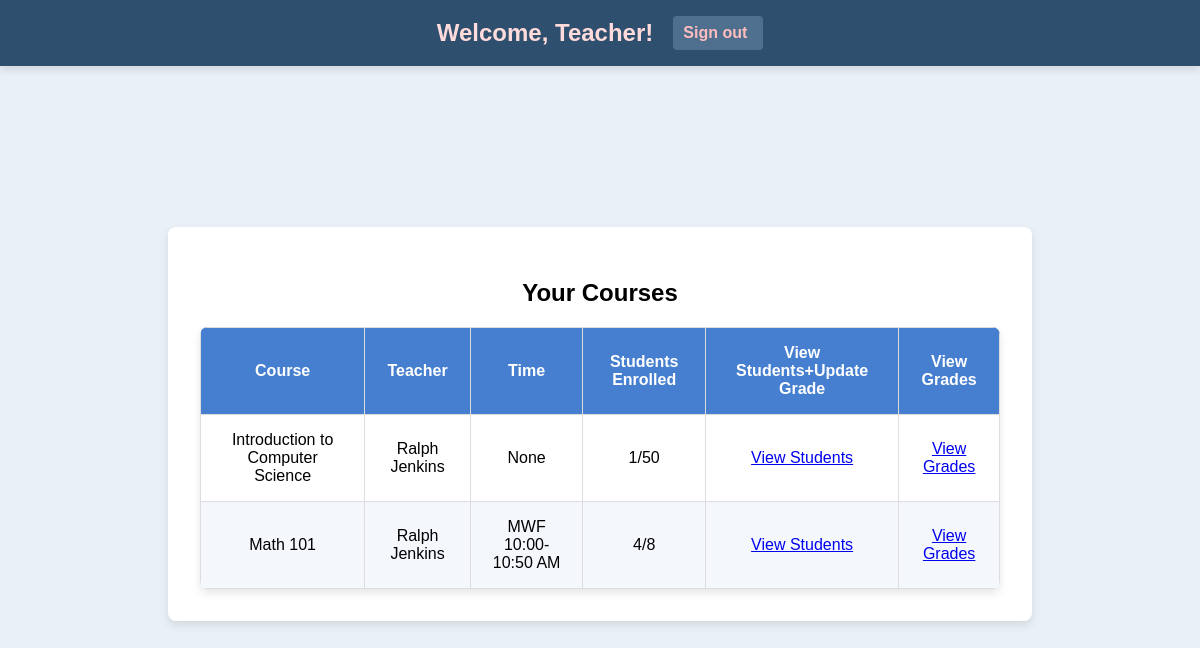
Page /teacher_dashboard (signed in) on the earlier database version.
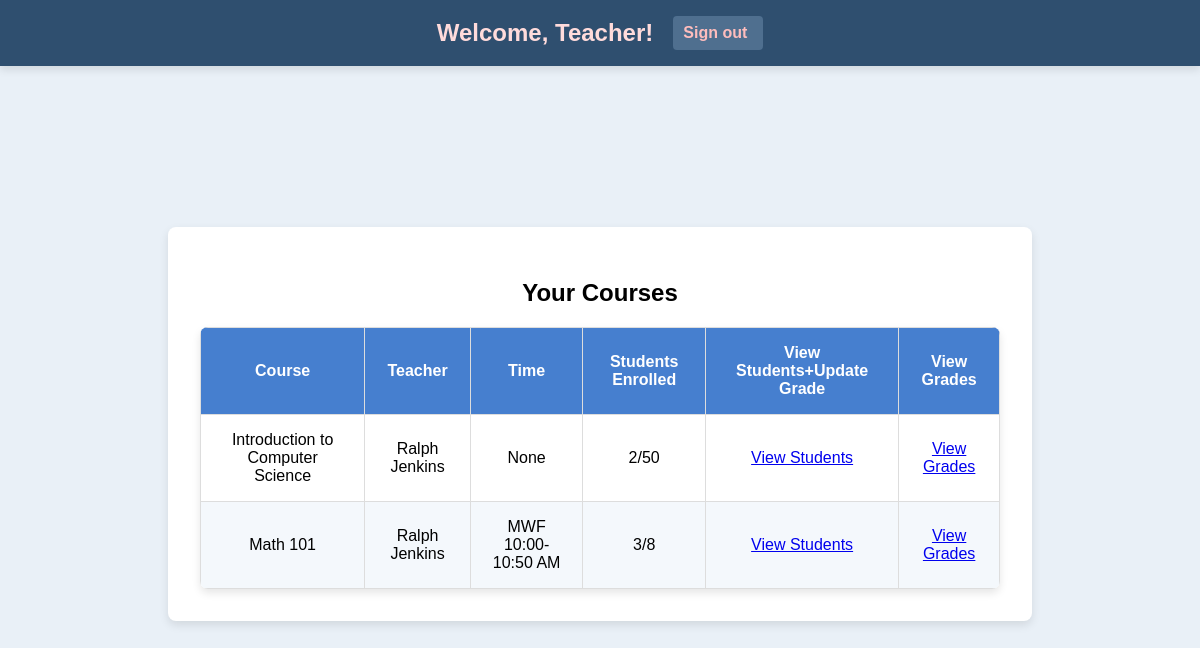
Same page on the later database version.
### app.py (models this page shows, shortened)
class Course(db.Model):
    id = db.Column(db.Integer, primary_key=True)
    course_code = db.Column(db.String(10))
    course_name = db.Column(db.String(100))
    capacity = db.Column(db.Integer)
    teacher_id = db.Column(db.Integer, db.ForeignKey('user.id'), nullable=True)
    teacher = db.relationship('User', backref='teaching_courses', foreign_keys=[teacher_id])
    time = db.Column(db.String(50))
    enrolled_count = db.Column(db.Integer, default=0)

class User(UserMixin, db.Model):
    id = db.Column(db.Integer, primary_key=True)
    username = db.Column(db.String(150))
    password = db.Column(db.String(150))
    role = db.Column(db.String(50))

### app.py (the view)
@app.route('/teacher_dashboard', methods=['GET', 'POST'])
@login_required
def teacher_dashboard():
    if current_user.role != 'teacher':
        flash("Access denied: Only teachers can view this page.", "danger")
        return redirect(url_for('login'))
    teacher_courses = Course.query.filter_by(teacher_id=current_user.id).all()
    if request.method == 'POST':
        flash("Feature not available.", "danger")
        return redirect(url_for('teacher_dashboard'))
    return render_template('teacher_dashboard.html', courses=teacher_courses)

### app.py (called while the page is built)
@login_manager.user_loader
def load_user(user_id):
    return User.query.get(int(user_id))

### templates/teacher_dashboard.html (shortened to what this page needs)
<!DOCTYPE html>
<html lang="en">
<head>
    <link rel="stylesheet" href="{{ url_for('static', filename='styles.css') }}">
</head>
<body>
    <div class="header">
        <h1>Welcome, Teacher!</h1>
        <a href="{{ url_for('teacher_logout') }}" class="sign-out">Sign out</a>
    </div>
    <div class="container">
        <h2>Your Courses</h2>
        <table>
            <thead>
                <tr>
                    <th>Course</th>
                    <th>Teacher</th>
                    <th>Time</th>
                    <th>Students Enrolled</th>
                    <th>View Students+Update Grade</th>
                    <th>View Grades</th>
                </tr>
            </thead>
            <tbody>
                {% for course in courses %}
                <tr>
                    <td>{{ course.course_name }}</td>
                    <td>
                        {% if course.teacher %}
                            {{ course.teacher.username }}
                        {% else %}
                            No teacher assigned
                        {% endif %}
                    </td>
                    <td>{{ course.time }}</td>
                    <td>{{ course.enrolled_count }}/{{ course.capacity }}</td>
                    <td>
                        <a href="{{ url_for('view_students', course_id=course.id) }}" class="button view-students">View Students</a>
                    <td>
                        <a href="{{ url_for('view_grades', course_id=course.id) }}" class="button view-grades">View Grades</a>
                     </td>
                    </td>
                </tr>
                {% endfor %}
            </tbody>
        </table>
    </div>
</body>
</html>

Differences in the rows shown:
changed Course "Introduction to Computer Science": enrolled_count "1" → "2"
changed Course "Math 101": enrolled_count "4" → "3"
